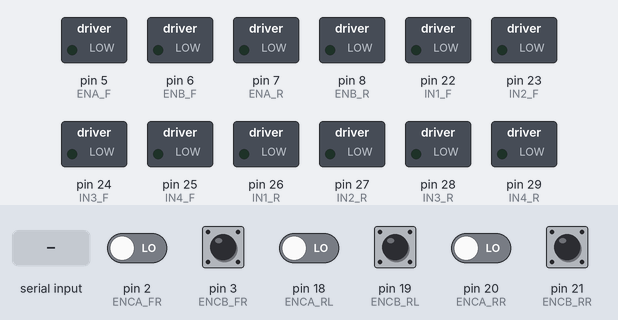
This sketch was run on a simulated Arduino Mega 2560, built with avr-gcc and run on an emulated ATmega2560. Parts: switched loads named in the sketch (green lamp = pin HIGH). The test bench sets the inputs (shaded band); at power-on: pin 3 (ENCB_FR), pin 19 (ENCB_RL), pin 21 (ENCB_RR) HIGH, pin 2 (ENCA_FR), pin 18 (ENCA_RL), pin 20 (ENCA_RR) LOW. What the sketch prints to the serial monitor is not drawn.

Above: at 1.2 s.
1.3 s: "90,45\n" received over Serial
At 2.0 s:
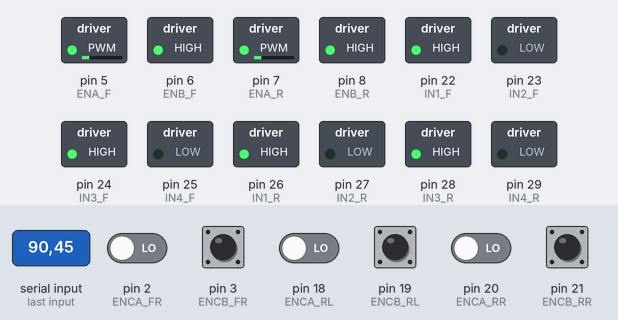
Timing chart, 0 to 4.3 s (numbered marks = the images above; inputs shaded):
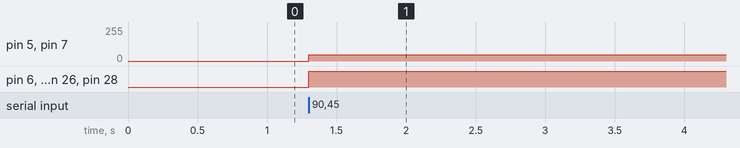

The sketch:

motor.ino
```cpp
// ------------------- Encoder pins -------------------
// Front Right
#define ENCA_FR 2   // Green
#define ENCB_FR 3   // Yellow

// Rear Left
#define ENCA_RL 18  // Green
#define ENCB_RL 19  // Yellow

// Rear Right
#define ENCA_RR 20  // Yellow
#define ENCB_RR 21  // Green


// ------------------- Motor pins -------------------
// Front Motors (Driver 1)
#define ENA_F 5
#define ENB_F 6
#define IN1_F 22
#define IN2_F 23
#define IN3_F 24
#define IN4_F 25

// Rear Motors (Driver 2)
#define ENA_R 7
#define ENB_R 8
#define IN1_R 26
#define IN2_R 27
#define IN3_R 28
#define IN4_R 29


// ------------------- Encoder counters -------------------
volatile long countFR = 0;
volatile long countRL = 0;
volatile long countRR = 0;

// ------------------- Timing -------------------
unsigned long lastReport = 0;
const unsigned long reportInterval = 20; // 50 Hz

void setup() {
  // Motor pins
  pinMode(ENA_F, OUTPUT); pinMode(ENB_F, OUTPUT);
  pinMode(IN1_F, OUTPUT); pinMode(IN2_F, OUTPUT);
  pinMode(IN3_F, OUTPUT); pinMode(IN4_F, OUTPUT);
  pinMode(ENA_R, OUTPUT); pinMode(ENB_R, OUTPUT);
  pinMode(IN1_R, OUTPUT); pinMode(IN2_R, OUTPUT);
  pinMode(IN3_R, OUTPUT); pinMode(IN4_R, OUTPUT);

  // Encoder interrupts
  attachInterrupt(digitalPinToInterrupt(ENCA_FR), readEncoderFR_A, CHANGE);
  attachInterrupt(digitalPinToInterrupt(ENCB_FR), readEncoderFR_B, CHANGE);

  attachInterrupt(digitalPinToInterrupt(ENCA_RL), readEncoderRL_A, CHANGE);
  attachInterrupt(digitalPinToInterrupt(ENCB_RL), readEncoderRL_B, CHANGE);

  attachInterrupt(digitalPinToInterrupt(ENCA_RR), readEncoderRR_A, CHANGE);
  attachInterrupt(digitalPinToInterrupt(ENCB_RR), readEncoderRR_B, CHANGE);

  Serial.begin(115200);
}

// ------------------- Main loop -------------------
void loop() {
  if (Serial.available()) {
    String cmd = Serial.readStringUntil('\n');
    cmd.trim();
    float linear = 0, angular = 0;

    int commaIndex = cmd.indexOf(',');
    if (commaIndex > 0) {
      linear = cmd.substring(0, commaIndex).toFloat();
      angular = cmd.substring(commaIndex + 1).toFloat();
      setMotorPWM(linear, angular);
    }
  }
  // Report encoder counts at fixed rate
  if (millis() - lastReport >= reportInterval) {
    lastReport = millis();
    Serial.print(countFR);
    Serial.print(",");
    Serial.print(countRL);
    Serial.print(",");
    Serial.print(countRR);
    Serial.println();
  }
}

// ------------------- Convert cmd_vel to PWM -------------------
void setMotorPWM(float linear, float angular) {
  //wheelbase is the distance between the left and right wheel contact points
  const float WHEEL_BASE = 0.2325;
  const int MAX_PWM = 255;

  const float MAX_LINEAR  = 0.425;   // measured m/s
  const float MAX_ANGULAR = 2.99;    // measured rad/s

  // Clip incoming commands to max
  if (linear > MAX_LINEAR) linear = MAX_LINEAR;
  if (linear < -MAX_LINEAR) linear = -MAX_LINEAR;
  if (angular > MAX_ANGULAR) angular = MAX_ANGULAR;
  if (angular < -MAX_ANGULAR) angular = -MAX_ANGULAR;

  // Differential drive kinematics
  float v_left  = linear - (angular * WHEEL_BASE / 2.0);
  float v_right = linear + (angular * WHEEL_BASE / 2.0);

  // Scale to PWM
  int pwmFL = constrain(int((v_left / MAX_LINEAR) * MAX_PWM), -MAX_PWM, MAX_PWM);
  int pwmFR = constrain(int((v_right / MAX_LINEAR) * MAX_PWM), -MAX_PWM, MAX_PWM);
  int pwmRL = pwmFL;
  int pwmRR = pwmFR;

  // Deadzone
  if (abs(pwmFL) < 30) pwmFL = 0;
  if (abs(pwmFR) < 30) pwmFR = 0;
  if (abs(pwmRL) < 30) pwmRL = 0;
  if (abs(pwmRR) < 30) pwmRR = 0;

  // Front Left
  if (pwmFL >= 0) { digitalWrite(IN1_F,HIGH); digitalWrite(IN2_F,LOW); }
  else { digitalWrite(IN1_F,LOW); digitalWrite(IN2_F,HIGH); pwmFL = -pwmFL; }
  analogWrite(ENA_F, pwmFL);

  // Front Right
  if (pwmFR >= 0) { digitalWrite(IN3_F,HIGH); digitalWrite(IN4_F,LOW); }
  else { digitalWrite(IN3_F,LOW); digitalWrite(IN4_F,HIGH); pwmFR = -pwmFR; }
  analogWrite(ENB_F, pwmFR);

  // Rear Left
  if (pwmRL >= 0) { digitalWrite(IN3_R,HIGH); digitalWrite(IN4_R,LOW); }
  else { digitalWrite(IN3_R,LOW); digitalWrite(IN4_R,HIGH); pwmRL = -pwmRL; }
  analogWrite(ENA_R, pwmRL);

  // Rear Right
  if (pwmRR >= 0) { digitalWrite(IN1_R,HIGH); digitalWrite(IN2_R,LOW); }
  else { digitalWrite(IN1_R,LOW); digitalWrite(IN2_R,HIGH); pwmRR = -pwmRR; }
  analogWrite(ENB_R, pwmRR);

}

// ------------------- Encoder ISRs -------------------
void readEncoderFR_A() { int a=digitalRead(ENCA_FR), b=digitalRead(ENCB_FR); if(a==b) countFR++; else countFR--; }
void readEncoderFR_B() { int a=digitalRead(ENCA_FR), b=digitalRead(ENCB_FR); if(a!=b) countFR++; else countFR--; }

void readEncoderRL_A() { int a=digitalRead(ENCA_RL), b=digitalRead(ENCB_RL); if(a==b) countRL++; else countRL--; }
void readEncoderRL_B() { int a=digitalRead(ENCA_RL), b=digitalRead(ENCB_RL); if(a!=b) countRL++; else countRL--; }

void readEncoderRR_A() { int a=digitalRead(ENCA_RR), b=digitalRead(ENCB_RR); if(a==b) countRR++; else countRR--; }
void readEncoderRR_B() { int a=digitalRead(ENCA_RR), b=digitalRead(ENCB_RR); if(a!=b) countRR++; else countRR--; }
```

Measured:
- after the input at 1.3 s, pin 5 (ENA_F), pin 7 (ENA_R): 0/255 → 46/255 at once; pin 6 (ENB_F), pin 8 (ENB_R), pin 22 (IN1_F), pin 24 (IN3_F), pin 26 (IN1_R), pin 28 (IN3_R): LOW → HIGH at once
